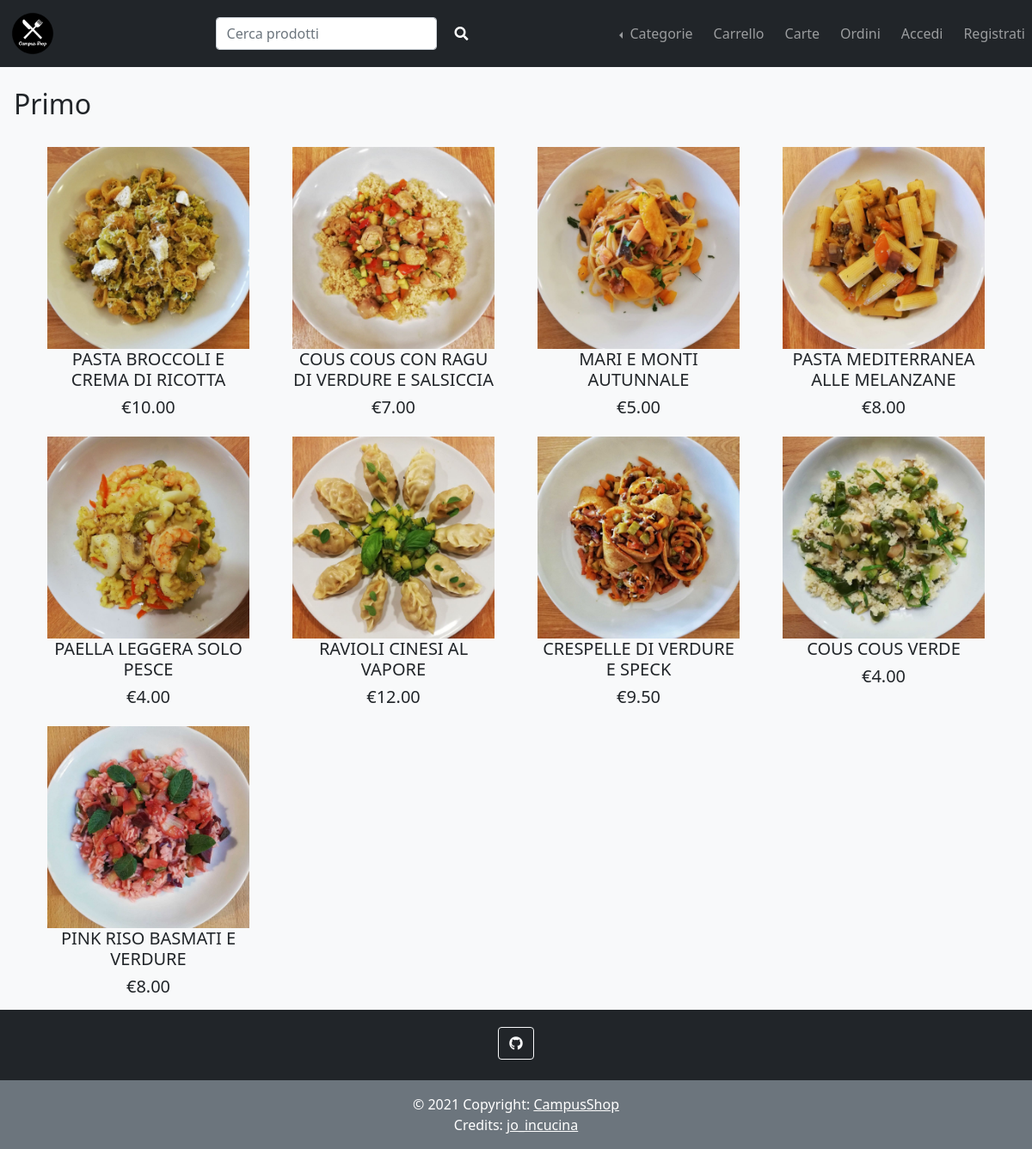
Screenshot of /categoryGrid.php?categoryId=1 with the database file from the repository.
### tables this page shows
CREATE TABLE `prodotto` (
  `id` int(10) UNSIGNED NOT NULL,
  `nome` char(254) NOT NULL,
  `prezzo` decimal(6,2) NOT NULL,
  `quantita_disponibile` int(11) NOT NULL,
  `visibile` tinyint(1) NOT NULL DEFAULT 1,
  `foto` char(254) NOT NULL,
  `descrizione` varchar(1024) NOT NULL,
  `id_venditore` int(10) UNSIGNED NOT NULL
);

### bootstrap.php (called while the page is built, shortened)
<?php
require_once("./class/db.php");
require_once("./class/utils.php");
$dbh = new DatabaseHelper("localhost", "root", "", "campus_shop", 3306);
?>

### class/utils.php (called while the page is built, shortened)
<?php
function isUserLoggedIn()
{
    return !empty($_SESSION['clientEmail']) && $_SESSION["loginType"] == "client";
}
function isVendorLoggedIn()
{
    return !empty($_SESSION['clientEmail']) && $_SESSION["loginType"] == "vendor";
}
function getHeaderElements()
{
    if (isUserLoggedIn()) {
        return [
            ['link' => '#', 'nome' => 'Categorie', 'title' => 'Categorie'],
            ['link' => 'cart.php', 'nome' => "Carrello<span id='cartCount'><span>", 'title' => 'Carrello'],
            ['link' => 'card.php', 'nome' => "Carte", 'title' => "Carte"],
            ['link' => 'orders.php', 'nome' => 'Ordini', 'title' => 'Ordini'],
            ['link' => 'account.php', 'nome' => 'Profilo', 'title' => 'Profilo'],
            ['link' => 'notifiche.php', 'nome' => '<span id="notifyicon" class="fas fa-bell"></span>', 'title' => 'Notifiche'],
            ['link' => 'logout.php', 'nome' => 'Esci', 'title' => 'Esci']
        ];
    } else {
        return [
            ['link' => '#', 'nome' => 'Categorie', 'title' => 'Categorie'],
            ['link' => 'login.php', 'nome' => 'Carrello', 'title' => 'Carrello'],
            ['link' => 'login.php', 'nome' => 'Carte', 'title' => 'Carte'],
            ['link' => 'login.php', 'nome' => 'Ordini', 'title' => 'Ordini'],
            ['link' => 'login.php', 'nome' => 'Accedi', 'title' => 'Accedi'],
            ['link' => 'register.php', 'nome' => 'Registrati', 'title' => 'Registrati']
        ];
    }
}

### user/productGrid.php (the view)
<?php require_once("./bootstrap.php");
$index = 0;
$prod = $templateParams["products"];
$gridTitle = $templateParams["gridTitle"];
?>
<div class="text-capitalize h2 my-4 mx-3"><?php echo $gridTitle; ?></div>
<div class="container-xl">
  <?php while ($index < count($prod)) : ?>
    <div class="row row-cols-2 row-cols-sm-2 row-cols-md-4">
      <?php
      for ($i = $index; $i < count($prod) && $i < $index + 4; $i++) : ?>
        <div class="col">
          <a class="btn btn-default" href="product.php?productId=<?php echo $prod[$i]["id"] ?>">
            <?php echo $dbh->getImgFromId($prod[$i]["id"]) . "/>"; ?>
            <h5> <?php echo  $prod[$i]["nome"]; ?></h5>
            <h5> <?php echo "€" . $prod[$i]["prezzo"]; ?></h5>
          </a>
        </div>
      <?php
      endfor;
      $index = $i;
      ?>
    </div>
  <?php endwhile ?>
</div>

### layouts/header.php (shortened to what this page needs)
<?php $templateParams["headerMenu"] = getHeaderElements(); ?>
<!DOCTYPE html>
<html lang="it">
<head>
    <link href="https://cdn.jsdelivr.net/npm/bootstrap@5.1.3/dist/css/bootstrap.min.css" rel="stylesheet">
    <link rel="stylesheet" href="https://cdnjs.cloudflare.com/ajax/libs/font-awesome/5.15.4/css/all.min.css" />
    <link rel="stylesheet" href="./css/style.css">
</head>
<body class="min-vh-100 d-flex flex-column bg-light">
    <nav class="navbar navbar-expand-lg sticky-top bg-dark navbar-dark">
        <a class="navbar-brand btn btn-default" href="index.php">
            <img id="logoImg" src="./img/logo.png" alt="HomePage">
        </a>
        <div class="collapse navbar-collapse" id="navbarSupportedContent">
            <form class="d-flex ms-auto ps-2" action="search.php" method="GET" role='search'>
                <div class="dropdown">
                    <input class="form-control me-2 w-auto dropdown-toggle" onkeyup="searchProducts()" autocomplete="off" data-bs-toggle="dropdown" aria-label="Cerca prodotti" type="search" placeholder="Cerca prodotti" id="productName" name="productName">
                </div>
                <button class="btn " type="submit">
                    <span class="fa fa-search text-white"></span>
                </button>
            </form>
            <ul class="navbar-nav ms-auto mb-2 mb-lg-0 ps-1">
                <?php foreach ($templateParams["headerMenu"] as $item) : ?>
                    <?php if ($item["nome"] == "Categorie") : ?>
                        <li class="nav-item dropdown dropstart">
                            <a class="nav-link dropdown-toggle" role="button" data-bs-toggle="dropdown">
                                <?php echo $item["nome"] ?>
                            </a>
                        </li>
                    <?php else : ?>
                        <li class="nav-item ms-2">
                            <a class="nav-link" href="<?php echo $item["link"]; ?>" title="<?php echo $item["title"]; ?>"><?php echo $item["nome"]; ?></a>
                        </li>
                    <?php endif; ?>
                <?php endforeach ?>
            </ul>
        </div>
    </nav>

### categoryGrid.php
<?php
    require_once("./bootstrap.php");
    $categoryName= $dbh->getCategoryName($_GET["categoryId"]);
    $templateParams["titolo"] = "Campus Shop - ". ucfirst($categoryName);
    $templateParams['gridTitle'] = ucfirst($categoryName);
    $templateParams['products'] = $dbh->getProductsFromCategories($_GET["categoryId"]);
    require('./layouts/header.php');
    if (!empty($templateParams['products'])) {
        include('./user/productGrid.php');
    }
    require('./layouts/footer.php');
?>

### class/db.php (shortened to what this page needs)
<?php
class DatabaseHelper
{
    private $db;
    public function __construct($servername, $username, $password, $dbname, $port)
    {
        $this->db = new mysqli($servername, $username, $password, $dbname, $port);
    }
    public function getImgFromId($id)
    {
        $stmt = $this->db->prepare("SELECT  nome, foto  FROM prodotto  WHERE id=?");
        $stmt->bind_param("i", $id);
        $stmt->execute();
        $result = $stmt->get_result();
        $row = $result->fetch_assoc();
        return '<img class="img-fluid w-100" src="'  . UPLOAD_DIR . $row["foto"] . '" alt= "' . $row["nome"] .  '"  ';
    }
    public function getProductsFromCategories($categoryId)
    {
        $stmt = $this->db->prepare("SELECT  prodotto.id, prodotto.nome, prezzo, quantita_disponibile, visibile, foto, descrizione, id_venditore
                                    FROM prodotto, appartenenza_categorie, categoria
                                    WHERE prodotto.visibile=1
                                    AND categoria.id = ?
                                    AND categoria.id = appartenenza_categorie.id_categoria
                                    AND prodotto.id = appartenenza_categorie.id_prodotto");
        $stmt->bind_param("i", $categoryId);
        $stmt->execute();
        $result = $stmt->get_result();
        return $result->fetch_all(MYSQLI_ASSOC);
    }
    public function getCategoryName($categoryId)
    {
        $stmt = $this->db->prepare("SELECT nome FROM `categoria`WHERE id = ?");
        $stmt->bind_param("i", $categoryId);
        $stmt->execute();
        $result = $stmt->get_result();
        return $result->fetch_assoc()["nome"];
    }
}

### layouts/footer.php (shortened to what this page needs)
<footer class="footer bg-dark text-center text-white mt-auto">
  <div class="container p-3 mb-1 ">
    <a class="btn btn-outline-light btn-floating m-1" href="https://github.com/ste-script/campus_shop" target="_blank" role="button" title="Github link"><strong class="fab fa-github"></strong></a>
  </div>
  <div class="text-center p-3 bg-secondary">
    © 2021 Copyright:
    <a class="text-white" href='index.php'> CampusShop</a>
    <br>
    Credits:
    <a class="text-white" href='https://www.instagram.com/jo_incucina' target="_blank"> jo_incucina</a>
  </div>
</footer>
</body>

### css/style.css (style rules this page uses)
#logoImg { width: 50px; }
.btn.btn-default.align-top>img, .btn.btn-default>img { width: 70%; }

### rows the page displays
prodotto: foto (picture), nome "PASTA BROCCOLI E CREMA DI RICOTTA", prezzo "10.00"
prodotto: foto (picture), nome "COUS COUS CON RAGU DI VERDURE E SALSICCIA", prezzo "7.00"
prodotto: foto (picture), nome "MARI E MONTI AUTUNNALE", prezzo "5.00"
prodotto: foto (picture), nome "PASTA MEDITERRANEA ALLE MELANZANE", prezzo "8.00"
prodotto: foto (picture), nome "PAELLA LEGGERA SOLO PESCE", prezzo "4.00"
prodotto: foto (picture), nome "RAVIOLI CINESI AL VAPORE", prezzo "12.00"
prodotto: foto (picture), nome "CRESPELLE DI VERDURE E SPECK", prezzo "9.50"
prodotto: foto (picture), nome "COUS COUS VERDE", prezzo "4.00"
prodotto: foto (picture), nome "PINK RISO BASMATI E VERDURE", prezzo "8.00"

### other values shown
$item["nome"] "Categorie"
$item["nome"] "Carrello"
$item["nome"] "Carte"
$item["nome"] "Ordini"
$item["nome"] "Accedi"
$item["nome"] "Registrati"
$gridTitle "Primo"
